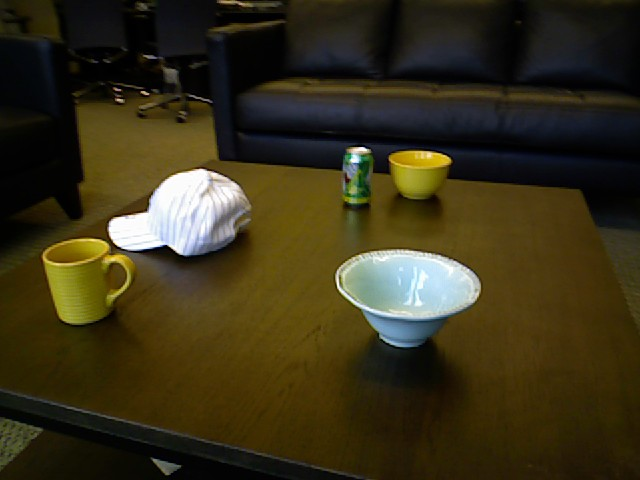
#> input picture samples/frame-000430.color.png, 640 x 480 px, found by its file name
$ python test.py
#> lines starting #> are read from the running program, lines starting #| are printed output that depends on the picture
import numpy as np
import cv2
from matplotlib import pyplot as plt

img1 = cv2.imread('samples\\frame-000430.color.png')          # queryImage
#> img1 is the input picture: shape (480, 640, 3); mean B, G, R 25.5, 49.8, 57.1
img2 = cv2.imread('samples\\frame-000447.color.png') # trainImage
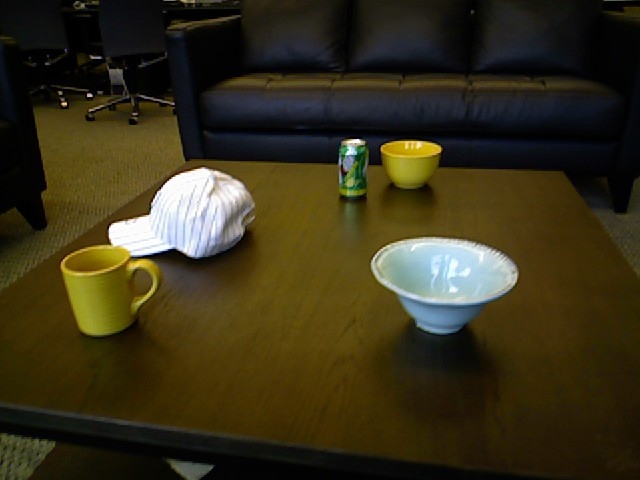
#> input picture samples/frame-000447.color.png, 640 x 480 px, found by its file name
#> img2 is the input picture: shape (480, 640, 3); mean B, G, R 25.7, 49.5, 56.5

# Initiate SIFT detector
orb = cv2.ORB_create()

print("hey")

# find the keypoints and descriptors with SIFT
kp1, des1 = orb.detectAndCompute(img1,None)
#> kp1 = 500 keypoints; strongest (x, y, size): (111, 226, 111.1), (355, 149, 92.6), (109, 224, 77.1), (166, 245, 37.2)
kp2, des2 = orb.detectAndCompute(img2,None)
#> kp2 = 500 keypoints; strongest (x, y, size): (90, 95, 31), (88, 95, 31), (65, 104, 31), (65, 103, 37.2)

print(des1.shape)
#| (500, 32)
print(kp1)
#> (printed output is left out)
print(des1)
print(np.ones((500,1)).shape)
print(len(kp1))

print("hey")

# create BFMatcher object
bf = cv2.BFMatcher(cv2.NORM_HAMMING, crossCheck=True)

# Match descriptors.
matches = bf.match(des1,des2)
#> matches = 241 matches

print(len(des1[0]))

# Sort them in the order of their distance.
matches = sorted(matches, key = lambda x:x.distance)

print(matches)

# Draw first 10 matches.
img3 = cv2.drawMatches(img1,kp1,img2,kp2,matches[:10],None, flags=2)
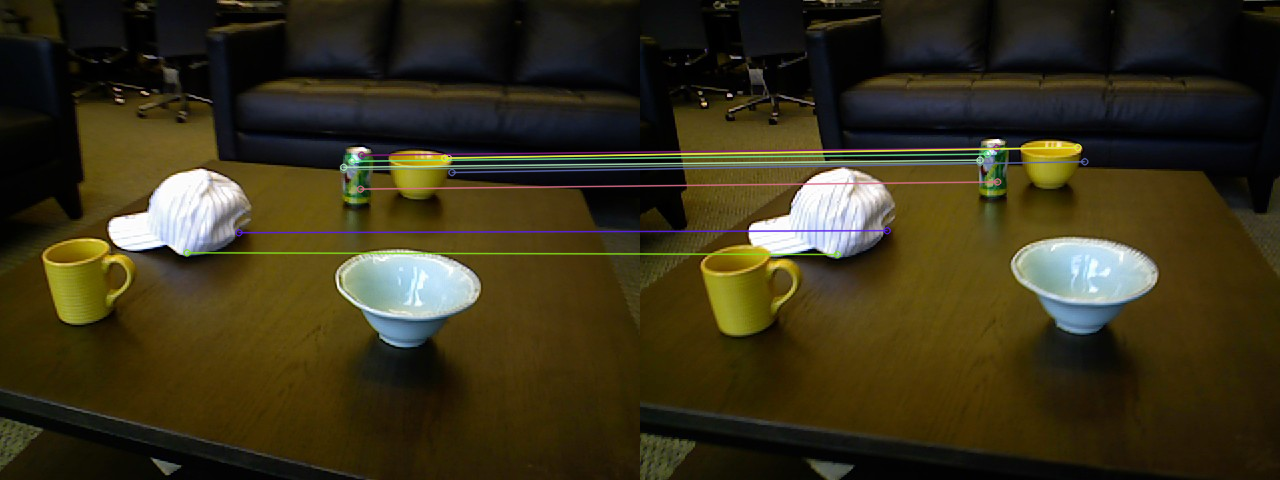
#> img3: shape (480, 1280, 3); mean B, G, R 27, 50.9, 57.8

plt.imshow(img3),plt.show()
